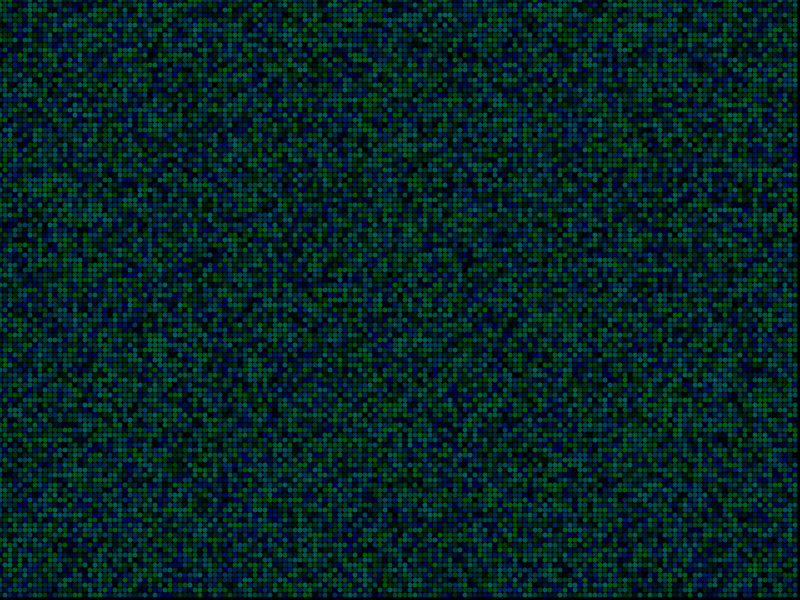
Frame 1 (no input)
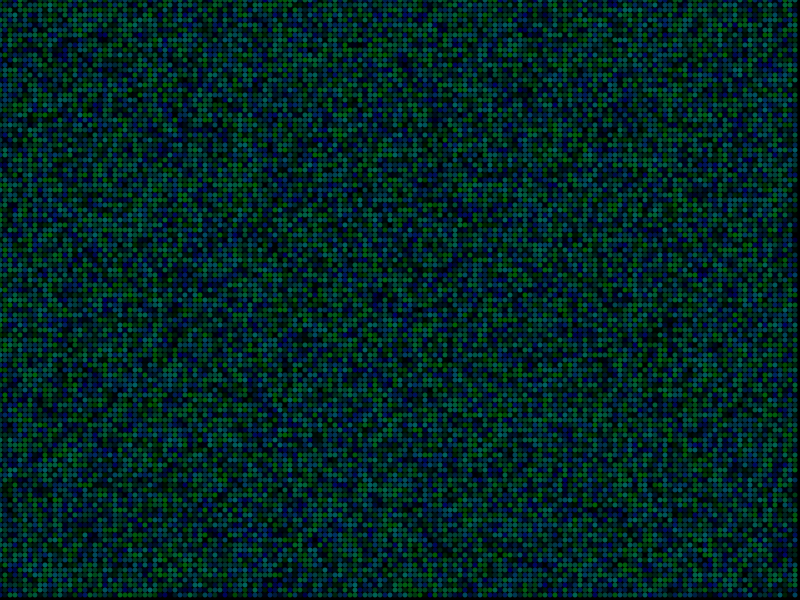
Frame 60 (the mouse pressed at the canvas centre just before this capture)
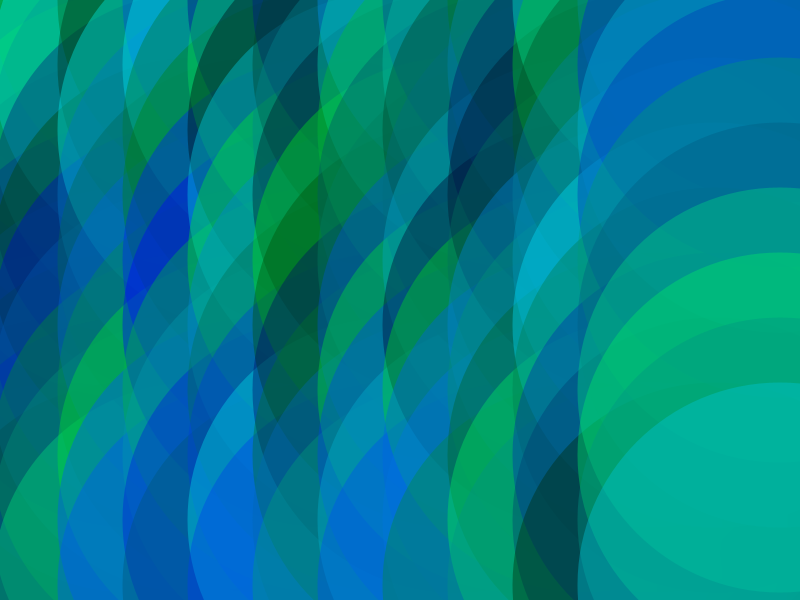
Frame 120 (the mouse held since frame 60 and released just before this capture)

The Processing sketch that drew these frames (run headless with seeded random() and noise(); from frame 60 on, the mouse is pressed at the canvas centre):

// Processing sketch: processing_142047
// ── processing_142047.pde

// SOS iDesign
// KU DYNAMIC MEDIA
// David Mrugala

int a=5;
int b=5;

void setup(){
  size(800,600);
  background(0);
  smooth();
}

void draw(){
  noStroke();
  fill(0);
  rect(0,0,width,height);
  
  // for funtion - Grid
  for(int i=0; i<width; i=i+b){            // create horizontal coordinates
    for (int j=0; j<height; j=j+b){        // create vertical coordinates
      fill(0,random(255),random(255),100); 
      ellipse(i,j,a,a);
      
      // changing of parameters to increase size of grid with mouse
      a=5+mouseX;
      b=5+mouseY/5;
    }
  }
}
